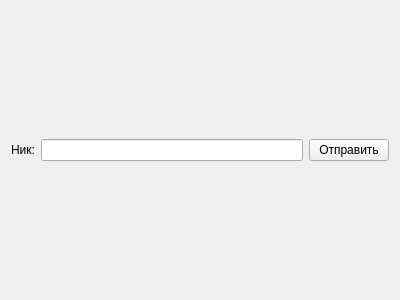
<?xml version="1.0" encoding="UTF-8"?>
<ui version="4.0">
 <class>FormRegister</class>
 <widget class="QWidget" name="FormRegister">
  <property name="geometry">
   <rect>
    <x>0</x>
    <y>0</y>
    <width>400</width>
    <height>300</height>
   </rect>
  </property>
  <property name="windowTitle">
   <string>Form</string>
  </property>
  <layout class="QHBoxLayout" name="horizontalLayout">
   <item>
    <widget class="QLabel" name="label">
     <property name="text">
      <string>Ник:</string>
     </property>
    </widget>
   </item>
   <item>
    <widget class="QLineEdit" name="lineEdit"/>
   </item>
   <item>
    <widget class="QPushButton" name="pushButtonSend">
     <property name="text">
      <string>Отправить</string>
     </property>
    </widget>
   </item>
  </layout>
 </widget>
 <resources/>
 <connections/>
</ui>
